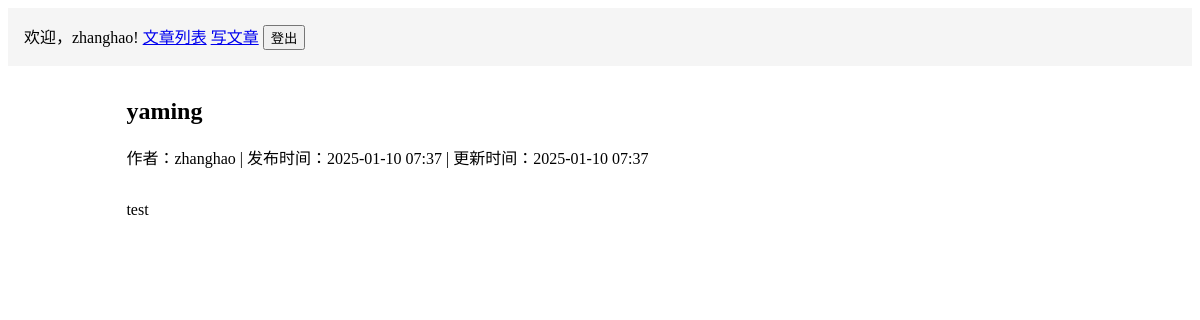
Screenshot of /articles/4/ (signed in) with the database file from the repository.
### articles/models.py (models this page shows, shortened)
class Article(models.Model):
    title = models.CharField('标题', max_length=200)
    content = models.TextField('内容')
    created_at = models.DateTimeField('创建时间', auto_now_add=True)
    updated_at = models.DateTimeField('更新时间', auto_now=True)
    author = models.ForeignKey(User, verbose_name='作者', on_delete=models.CASCADE)
    class Meta:
        verbose_name = '文章'
        verbose_name_plural = '文章'
        ordering = ['-created_at']

### articles/views.py (the view)
# urls.py: path('<int:pk>/', views.article_detail, name='detail'),
@login_required
def article_detail(request, pk):
    article = get_object_or_404(Article, pk=pk)
    return render(request, 'articles/detail.html', {'article': article})

### articles/templates/articles/detail.html (shortened to what this page needs)
{% extends "articles/base.html" %}
{% block content %}
<article>
    <h1>{{ article.title }}</h1>
    <p>
        作者：{{ article.author.username }} |
        发布时间：{{ article.created_at|date:"Y-m-d H:i" }}
        {% if article.updated_at != article.created_at %}
            | 更新时间：{{ article.updated_at|date:"Y-m-d H:i" }}
        {% endif %}
    </p>
    <div class="article-content" style="margin-top: 2em;">
        {{ article.content|linebreaks }}
    </div>
</article>
{% endblock %}

### articles/templates/articles/base.html (shortened to what this page needs)
<!DOCTYPE html>
<html>
<head>
</head>
<body>
    <div class="header">
        {% if user.is_authenticated %}
            <span>欢迎，{{ user.username }}!</span>
            <a href="{% url 'articles:list' %}">文章列表</a>
            <a href="{% url 'articles:create' %}">写文章</a>
            <form method="post" action="{% url 'logout' %}" style="display: inline;">
                <button type="submit">登出</button>
            </form>
        {% else %}
            <a href="{% url 'login' %}">登录</a>
        {% endif %}
    </div>
    <div class="content">
        {% block content %}
        {% endblock %}
    </div>
</body>
</html>

### articles/templates/articles/base.html (style rules this page uses)
.header { padding: 1em; background: #f5f5f5; margin-bottom: 2em; }
.content { width: 80%; margin: 0 auto; }

### rows the page displays
Article: title "yaming", author.username "zhanghao", created_at "2025-01-10 07:37", updated_at "2025-01-10 07:37", content "test"

### other values shown
{{ user.username }} "zhanghao"
